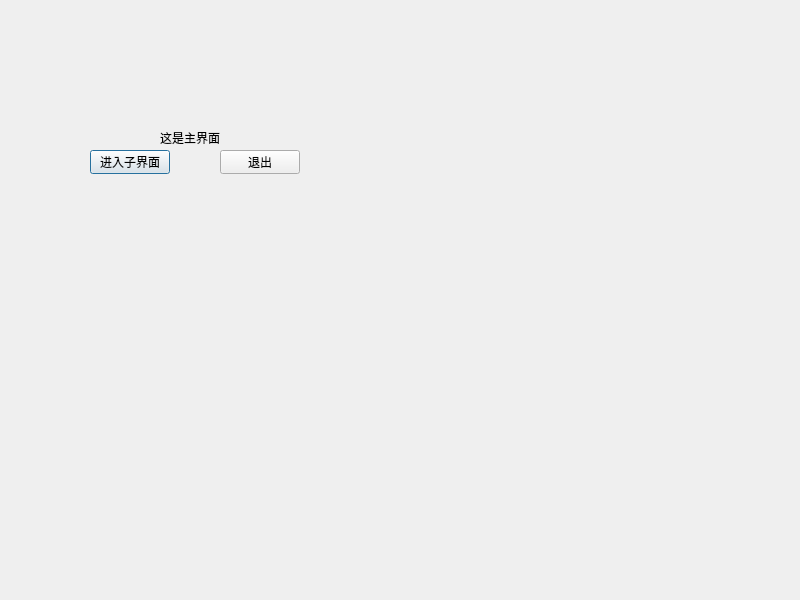
<?xml version="1.0" encoding="UTF-8"?>
<ui version="4.0">
 <class>MainDialog</class>
 <widget class="QDialog" name="MainDialog">
  <property name="geometry">
   <rect>
    <x>0</x>
    <y>0</y>
    <width>800</width>
    <height>600</height>
   </rect>
  </property>
  <property name="windowTitle">
   <string>MainDialog</string>
  </property>
  <widget class="QLabel" name="label">
   <property name="geometry">
    <rect>
     <x>160</x>
     <y>130</y>
     <width>61</width>
     <height>16</height>
    </rect>
   </property>
   <property name="text">
    <string>这是主界面</string>
   </property>
  </widget>
  <widget class="QPushButton" name="EnterChild">
   <property name="geometry">
    <rect>
     <x>90</x>
     <y>150</y>
     <width>80</width>
     <height>24</height>
    </rect>
   </property>
   <property name="text">
    <string>进入子界面</string>
   </property>
  </widget>
  <widget class="QPushButton" name="Exit">
   <property name="geometry">
    <rect>
     <x>220</x>
     <y>150</y>
     <width>80</width>
     <height>24</height>
    </rect>
   </property>
   <property name="text">
    <string>退出</string>
   </property>
  </widget>
 </widget>
 <resources/>
 <connections>
  <connection>
   <sender>Exit</sender>
   <signal>clicked()</signal>
   <receiver>MainDialog</receiver>
   <slot>reject()</slot>
   <hints>
    <hint type="sourcelabel">
     <x>257</x>
     <y>159</y>
    </hint>
    <hint type="destinationlabel">
     <x>403</x>
     <y>251</y>
    </hint>
   </hints>
  </connection>
 </connections>
</ui>
